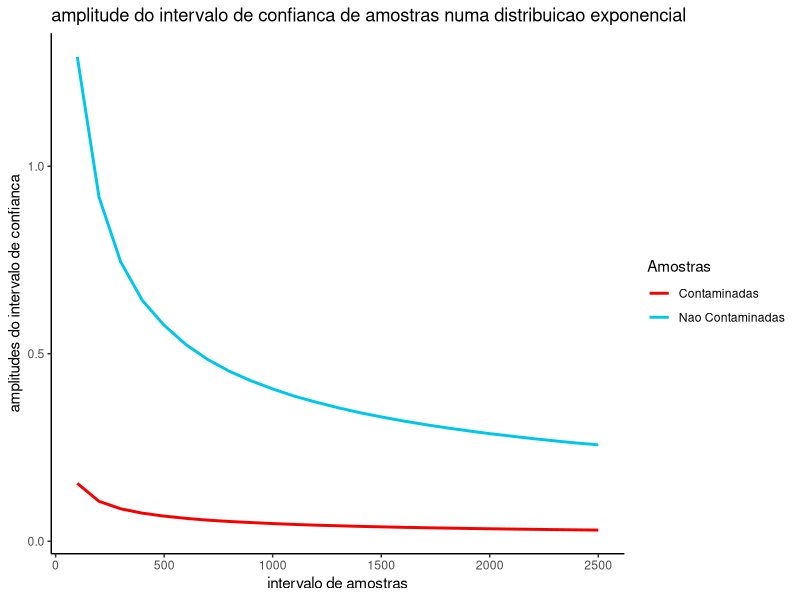

Here is the R script that generated this plot:
library(ggplot2)

seed = 772
m = 1350
n <- seq(100, 2500, by = 100)
lambda = 3.54
lambda_c = 0.09
gama = 0.93

set.seed(seed)

soma = 0
soma_c = 0
Ma = c()
Ma_c = c()
a = qnorm((1+gama)/2)

for (i in 1:25){
  for (j in 1:m){
    data = rexp(n[i],lambda)    
    data_aux = rexp(n[i]*0.2,lambda_c)
    
    media = mean(data)
    
    inf = 1 - (a/sqrt(n[i]))/media
    sup = 1 + (a/sqrt(n[i]))/media
    
    amplitude = abs(sup - inf)
    soma = soma + amplitude
    
    data_c = data
    
    for (j in 1:n[i]*0.2){
      data_c[j] = data_aux[j]    
    }
    
      media_c = mean(data_c)
      
      inf_c = 1 - (a/sqrt(n[i]))/media_c
      sup_c = 1 + (a/sqrt(n[i]))/media_c
      
      amplitude_c = abs(sup_c - inf_c)
      soma_c = soma_c + amplitude_c
    
  }
  
  media2 = soma/m
  media_c = soma_c/m
  
  Ma[i] = media2
  Ma_c[i] = media_c
  soma = 0
  soma_c = 0
}

df = data.frame(Ma,Ma_c,n, data_aux, data_c, data)

ggplot(df) +
  geom_line(aes(x=n,y=Ma,color = "Nao Contaminadas"),size = 1) +
  geom_line(aes(x=n,y=Ma_c, color = "Contaminadas"),size = 1) +
  labs(title="amplitude do intervalo de confianca de amostras numa distribuicao exponencial",
       x="intervalo de amostras",
       y="amplitudes do intervalo de confianca")+
  theme_classic()+
  scale_color_manual(name = "Amostras",
                     values = c("Nao Contaminadas" = "#00C6EA", "Contaminadas" = "#F60000"))

